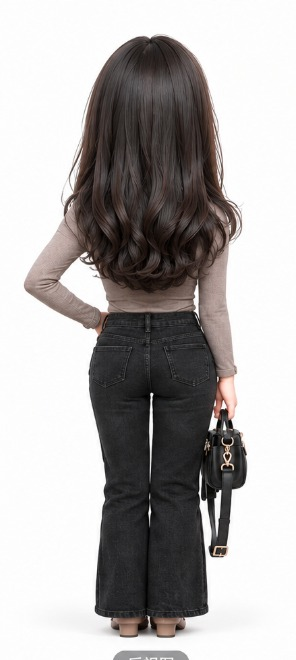
#> input picture assets/view_back.jpg, 296 x 660 px
$ python blur_face.py ../../assets/view_back.jpg out.png
#> lines starting #> are read from the running program, lines starting #| are printed output that depends on the picture
# -*- coding: utf-8 -*-
"""Blur a rectangular region of a photo (face masking before uploading to cloud 3D gen).

Usage:
    python blur_face.py <image_in> <image_out> <x1,y1,x2,y2> [radius]
If the box is omitted, a rough center-upper-area default is applied (portrait photos).
Determine the exact face box by viewing the image first (Read tool renders images).
"""
import argparse
from PIL import Image, ImageFilter

ap = argparse.ArgumentParser()
ap.add_argument("src")
ap.add_argument("dst")
ap.add_argument("box", nargs="?", default=None, help="x1,y1,x2,y2 in pixels")
ap.add_argument("--radius", type=int, default=18)
args = ap.parse_args()

img = Image.open(args.src).convert("RGB")
#> img is the input picture: PIL image 296x660 RGB; mean R, G, B 175.6, 172.6, 171.8
w, h = img.size
#> w = 296; h = 660
if args.box:
    box = tuple(int(v) for v in args.box.split(","))
else:
    # rough default: central-upper region (covers face in typical standing portrait)
    box = (int(w * 0.38), int(h * 0.12), int(w * 0.62), int(h * 0.30))
#> box = (112, 79, 183, 198)

region = img.crop(box).filter(ImageFilter.GaussianBlur(args.radius))
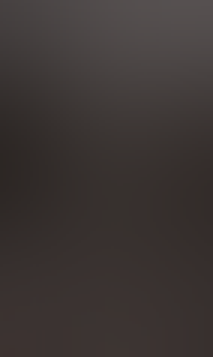
#> region: PIL image 71x119 RGB (shown 3 times larger); mean R, G, B 60.7, 54.1, 52.3
img.paste(region, box)
img.save(args.dst, quality=92)
print("blurred", box, "->", args.dst)
#| blurred (112, 79, 183, 198) -> out.png

$ run again, on assets/view_left.jpg
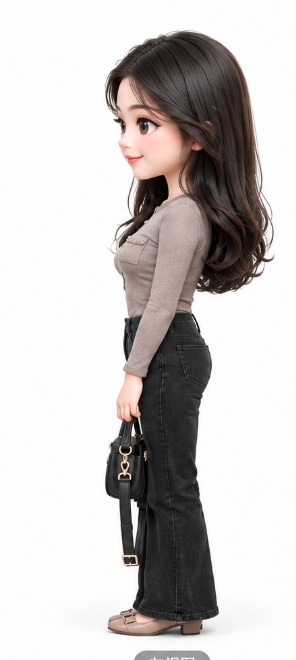
#> input picture assets/view_left.jpg, 296 x 660 px
#> img is the input picture: PIL image 296x660 RGB; mean R, G, B 200.9, 197, 195.9
#> `region = img.crop(box).filter(ImageFilter.GaussianBlur(args.radius))`:
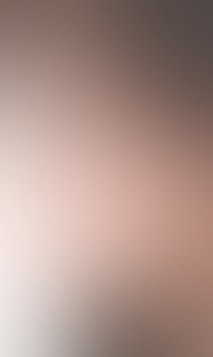
#> region: PIL image 71x119 RGB (shown 3 times larger); mean R, G, B 172.6, 146.6, 138.5
#> `img.paste(region, box)`:
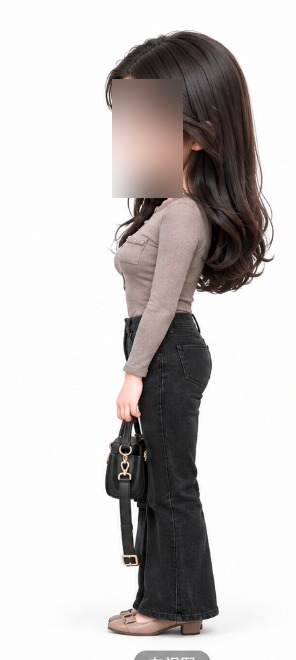
#> img: PIL image 296x660 RGB; mean R, G, B 200.7, 196.9, 195.8
#| blurred (112, 79, 183, 198) -> out.png

$ run again, on assets/ab-compare.png
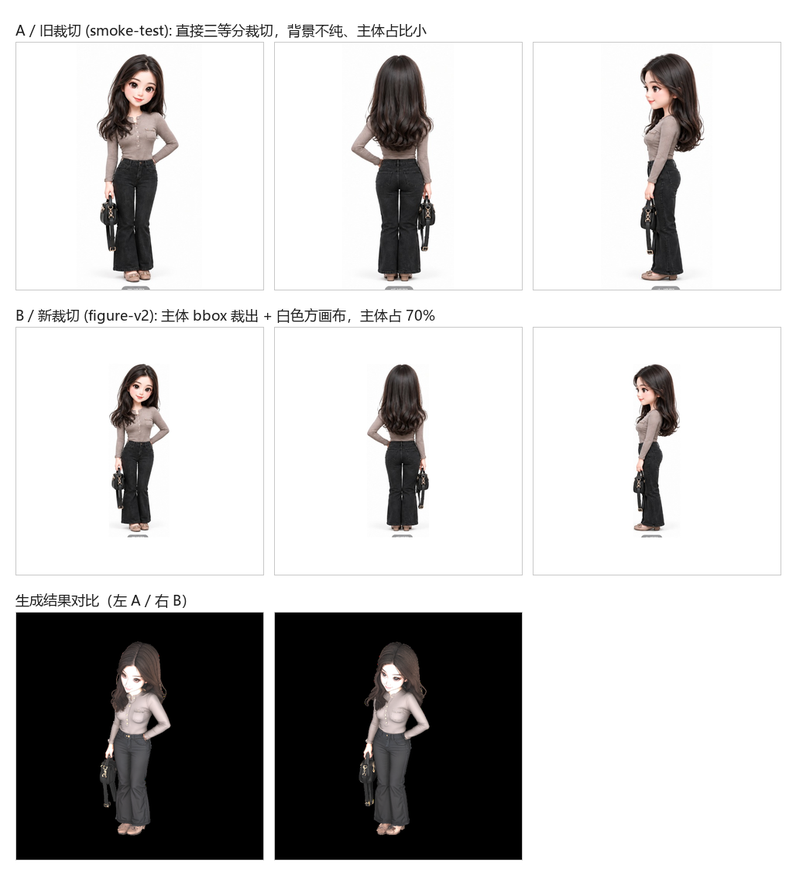
#> input picture assets/ab-compare.png, 796 x 886 px, shrunk from 1028 x 1144 before the run
#> img is the input picture: PIL image 796x886 RGB; mean R, G, B 199.9, 199, 198.7
#> `region = img.crop(box).filter(ImageFilter.GaussianBlur(args.radius))`:
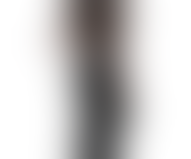
#> region: PIL image 191x159 RGB; mean R, G, B 200.7, 198.8, 198.3
#| blurred (302, 106, 493, 265) -> out.png

$ run again, on assets/comparison.png
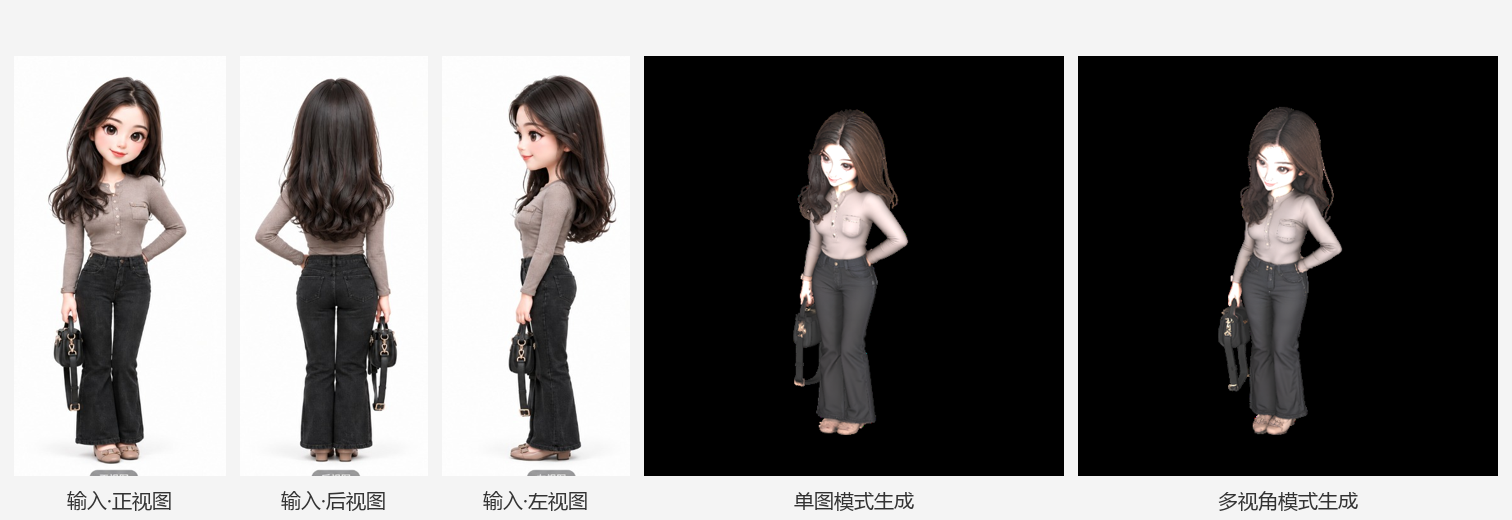
#> input picture assets/comparison.png, 1512 x 520 px
#> img is the input picture: PIL image 1512x520 RGB; mean R, G, B 123.9, 122.2, 121.7
#> `region = img.crop(box).filter(ImageFilter.GaussianBlur(args.radius))`:
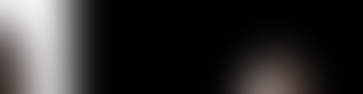
#> region: PIL image 363x94 RGB; mean R, G, B 45.7, 44, 43.3
#| blurred (574, 62, 937, 156) -> out.png
